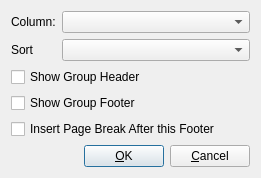
<?xml version="1.0" encoding="UTF-8"?>
<ui version="4.0">
 <comment> * OpenRPT report writer and rendering engine
 * Copyright (C) 2001-2007 by OpenMFG, LLC (info@openmfg.com)
 * Copyright (C) 2007-2008 by Adam Pigg (adam@piggz.co.uk)
 *
 * This library is free software; you can redistribute it and/or
 * modify it under the terms of the GNU Lesser General Public
 * License as published by the Free Software Foundation; either
 * version 2.1 of the License, or (at your option) any later version.
 *
 * This library is distributed in the hope that it will be useful,
 * but WITHOUT ANY WARRANTY; without even the implied warranty of
 * MERCHANTABILITY or FITNESS FOR A PARTICULAR PURPOSE. See the GNU
 * Lesser General Public License for more details.
 *
 * You should have received a copy of the GNU Lesser General Public
 * License along with this library.  If not, see http://www.gnu.org/licenses/.</comment>
 <class>DetailGroupSectionDialog</class>
 <widget class="QDialog" name="DetailGroupSectionDialog">
  <property name="geometry">
   <rect>
    <x>0</x>
    <y>0</y>
    <width>261</width>
    <height>178</height>
   </rect>
  </property>
  <property name="windowTitle">
   <string>Group Section Editor</string>
  </property>
  <layout class="QVBoxLayout" name="verticalLayout">
   <item>
    <layout class="QGridLayout" name="gridLayout">
     <item row="0" column="0">
      <widget class="QLabel" name="lblColumn">
       <property name="text">
        <string>Column:</string>
       </property>
      </widget>
     </item>
     <item row="0" column="1">
      <widget class="QComboBox" name="cbColumn">
       <property name="sizePolicy">
        <sizepolicy hsizetype="MinimumExpanding" vsizetype="Fixed">
         <horstretch>0</horstretch>
         <verstretch>0</verstretch>
        </sizepolicy>
       </property>
      </widget>
     </item>
     <item row="1" column="0">
      <widget class="QLabel" name="lblSort">
       <property name="text">
        <string>Sort</string>
       </property>
      </widget>
     </item>
     <item row="1" column="1">
      <widget class="QComboBox" name="cbSort">
       <property name="sizePolicy">
        <sizepolicy hsizetype="Expanding" vsizetype="Fixed">
         <horstretch>0</horstretch>
         <verstretch>0</verstretch>
        </sizepolicy>
       </property>
      </widget>
     </item>
    </layout>
   </item>
   <item>
    <widget class="QCheckBox" name="cbHead">
     <property name="text">
      <string>Show Group Header</string>
     </property>
    </widget>
   </item>
   <item>
    <widget class="QCheckBox" name="cbFoot">
     <property name="text">
      <string>Show Group Footer</string>
     </property>
    </widget>
   </item>
   <item>
    <widget class="QCheckBox" name="breakAfterFooter">
     <property name="text">
      <string>Insert Page Break After this Footer</string>
     </property>
    </widget>
   </item>
   <item>
    <spacer>
     <property name="orientation">
      <enum>Qt::Vertical</enum>
     </property>
     <property name="sizeType">
      <enum>QSizePolicy::Expanding</enum>
     </property>
     <property name="sizeHint" stdset="0">
      <size>
       <width>239</width>
       <height>16</height>
      </size>
     </property>
    </spacer>
   </item>
   <item>
    <layout class="QHBoxLayout">
     <property name="spacing">
      <number>6</number>
     </property>
     <property name="margin">
      <number>0</number>
     </property>
     <item>
      <spacer>
       <property name="orientation">
        <enum>Qt::Horizontal</enum>
       </property>
       <property name="sizeType">
        <enum>QSizePolicy::Expanding</enum>
       </property>
       <property name="sizeHint" stdset="0">
        <size>
         <width>40</width>
         <height>20</height>
        </size>
       </property>
      </spacer>
     </item>
     <item>
      <widget class="QPushButton" name="btnOk">
       <property name="text">
        <string>&amp;OK</string>
       </property>
       <property name="autoDefault">
        <bool>true</bool>
       </property>
       <property name="default">
        <bool>true</bool>
       </property>
      </widget>
     </item>
     <item>
      <widget class="QPushButton" name="bntCancel">
       <property name="text">
        <string>&amp;Cancel</string>
       </property>
      </widget>
     </item>
    </layout>
   </item>
  </layout>
 </widget>
 <layoutdefault spacing="6" margin="11"/>
 <tabstops>
  <tabstop>cbHead</tabstop>
  <tabstop>cbFoot</tabstop>
  <tabstop>breakAfterFooter</tabstop>
  <tabstop>btnOk</tabstop>
  <tabstop>bntCancel</tabstop>
 </tabstops>
 <resources/>
 <connections>
  <connection>
   <sender>btnOk</sender>
   <signal>clicked()</signal>
   <receiver>DetailGroupSectionDialog</receiver>
   <slot>accept()</slot>
   <hints>
    <hint type="sourcelabel">
     <x>20</x>
     <y>20</y>
    </hint>
    <hint type="destinationlabel">
     <x>20</x>
     <y>20</y>
    </hint>
   </hints>
  </connection>
  <connection>
   <sender>bntCancel</sender>
   <signal>clicked()</signal>
   <receiver>DetailGroupSectionDialog</receiver>
   <slot>reject()</slot>
   <hints>
    <hint type="sourcelabel">
     <x>20</x>
     <y>20</y>
    </hint>
    <hint type="destinationlabel">
     <x>20</x>
     <y>20</y>
    </hint>
   </hints>
  </connection>
 </connections>
</ui>
